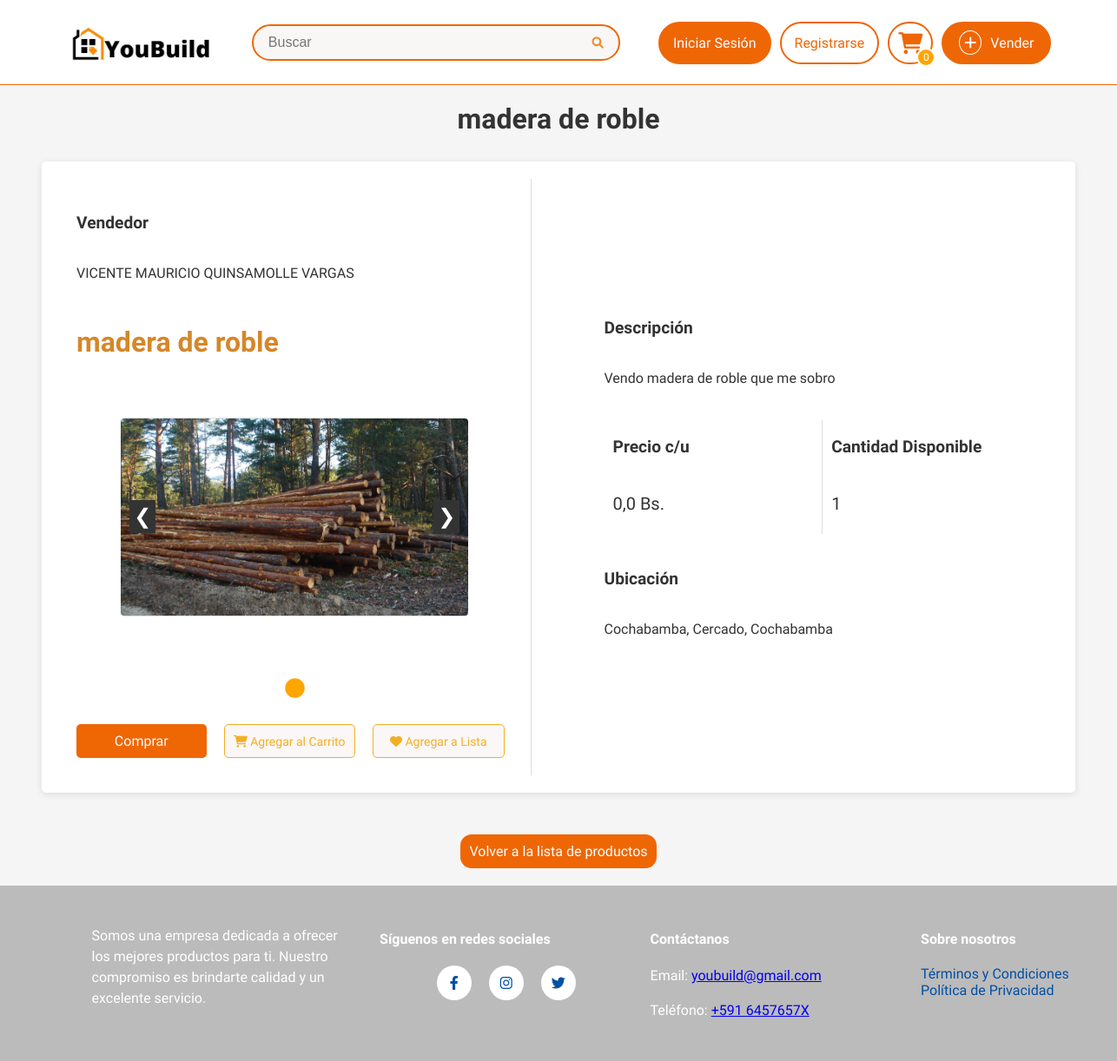
The app's page /producto/5/, older data.
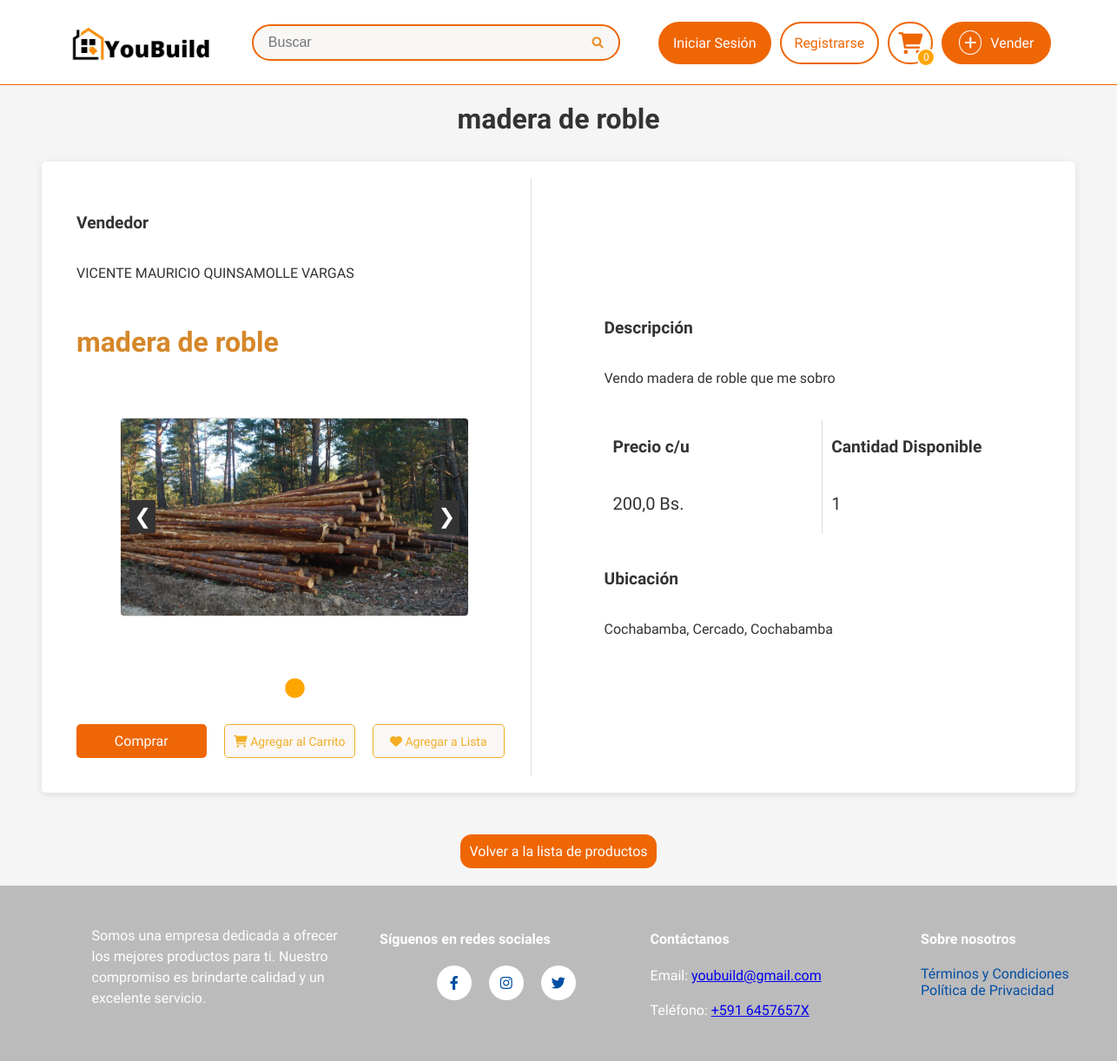
The same page, newer data.
### sistema/models.py (models this page shows, shortened)
class ProductoDb(models.Model):
    ESTADO_CHOICES = [
        ('disponible', 'Disponible'),
        ('promocion', 'En Promoción'),
        ('vendido', 'Vendido'),
    ]
    nombre = models.CharField(max_length=50, verbose_name="Nombre")
    detalle = models.TextField(max_length=500, verbose_name="Detalle")
    precio = models.FloatField(verbose_name="Precio", validators=[MinValueValidator(0.0), MaxValueValidator(99999.9)])
    descuento = models.FloatField(default=0.0, validators=[MinValueValidator(0.0), MaxValueValidator(100.0)], verbose_name="Descuento (%)")
    estado = models.CharField(max_length=10, choices=ESTADO_CHOICES, default='disponible', verbose_name="Estado del Producto")
    fecha_inicio_promocion = models.DateTimeField(null=True, blank=True, verbose_name="Inicio de Promoción")
    fecha_fin_promocion = models.DateTimeField(null=True, blank=True, verbose_name="Fin de Promoción")
    disponible = models.BooleanField(default=True, verbose_name="Disponible para la venta")  # Para activar o desactivar el producto manualmente
    categoria_fk = models.ForeignKey(CategoriaDb, on_delete=models.CASCADE, null=True, blank=True)
    usuario_fk = models.ForeignKey(UsuarioDB, on_delete=models.CASCADE, null=True, blank=True)
    municipio_fk = models.ForeignKey(MunicipioDB, on_delete=models.CASCADE, null=True, blank=True, verbose_name="Municipio")
    direccion_1 = models.CharField(max_length=255, verbose_name="Dirección 1", null=True, blank=True)
    visitas = models.PositiveIntegerField(default=0, verbose_name="Visitas")
    cantidad = models.IntegerField(default=1)
    class Meta:
        db_table = "productos"
        verbose_name = "Producto"
        verbose_name_plural = "Productos"

class UsuarioDB(models.Model):
    user = models.OneToOneField(User, on_delete=models.CASCADE)
    nombre_completo = models.CharField(max_length=50, verbose_name="Nombre completo", null=True)
    municipio_fk = models.ForeignKey('MunicipioDB', on_delete=models.CASCADE, null=True, blank=True)
    direccion_1 = models.CharField(max_length=255, verbose_name="Dirección", null=True)
    telefono = models.CharField(
        max_length=15, verbose_name="Número de celular",
        validators=[RegexValidator(regex=r'^\+?1?\d{9,15}$', message="El número debe estar en el formato: '+59199999999'. Hasta 15 dígitos.")]
    )
    imagen_perfil = models.ImageField(upload_to='perfil/', null=True, blank=True, default='perfil/perfil.png',verbose_name="Foto de perfil")
    qr_imagen = models.ImageField(upload_to='qr/', null=True, blank=True, verbose_name="Código QR")
    intentos_fallidos_password = models.IntegerField(default=0)
    bloqueo_password_hasta = models.DateTimeField(null=True, blank=True)
    class Meta:
        verbose_name = "Perfil de Usuario"
        verbose_name_plural = "Perfiles de Usuarios"

class MunicipioDB(models.Model):
    nombre = models.CharField(max_length=60, verbose_name="Nombre del municipio")
    provincia_fk = models.ForeignKey(ProvinciaDB, on_delete=models.CASCADE, null=True, blank=True)
    class Meta:
        verbose_name = "Municipio"
        verbose_name_plural = "Municipios"
    def __str__(self):
        return self.nombre

class ProvinciaDB(models.Model):
    nombre = models.CharField(max_length=60, verbose_name="Nombre de la provincia")
    departamento_fk = models.ForeignKey(DepartamentoDB, on_delete=models.CASCADE, null=True, blank=True)
    class Meta:
        verbose_name = "Provincia"
        verbose_name_plural = "Provincias"

class DepartamentoDB(models.Model):
    nombre = models.CharField(max_length=60, verbose_name="Nombre del departamento")
    class Meta:
        verbose_name = "Departamento"
        verbose_name_plural = "Departamentos"
    def __str__(self):
        return self.nombre

### sistema/views.py (the view)
# urls.py: path('producto/<int:id>/', producto_view, name='detalle_producto'),
def producto_view(request, id):
    producto = get_object_or_404(ProductoDb, id=id)
    producto.visitas += 1
    producto.save()
    favoritos_ids = []
    if request.user.is_authenticated:
        favoritos_ids = ListaFavoritosDB.objects.filter(usuario=request.user.usuariodb).values_list('producto_id', flat=True)
        print("Productos en favoritos:", list(favoritos_ids))
    template = 'layoutReg.html' if request.user.is_authenticated else 'layout.html'
    return render(request, "detalle_producto.html", {
        "producto": producto,
        "template": template,
        "favoritos_ids": favoritos_ids,
    })

### sistema/context_processors.py (called while the page is built)
def cart_count(request):
    if request.user.is_authenticated:  # Only fetch the cart count for logged-in users
        try:
            usuario = request.user.usuariodb
            cart_count = CarritoProductoDB.objects.filter(carrito_fk__usuario_fk=usuario).aggregate(
                total_quantity=Sum('cantidad')
            )['total_quantity'] or 0
        except UsuarioDB.DoesNotExist:
            cart_count = 0
    else:
        cart_count = 0
    return {'cart_count': cart_count}

def user_profile(request):
    if request.user.is_authenticated:
        return {"usuario": request.user.usuariodb}
    return {}

### sistema/templates/detalle_producto.html (shortened to what this page needs)
<!DOCTYPE html>
{% extends template %}
{% load static %}
{% block extra_styles %}
<link rel="stylesheet" href="{% static 'detalleProd.css' %}" />
<link rel="stylesheet" href="https://cdnjs.cloudflare.com/ajax/libs/font-awesome/6.0.0-beta3/css/all.min.css" />
{% endblock %}
{% block content %}
<div class="titulo">
    <h1> {{ producto.nombre }} </h1>
</div>
<div class="flex-container">
    <div class="column column-left flex-column">
        <h3>Vendedor</h3>
        <p>{{ producto.usuario_fk.nombre_completo }} </p>
        <h3 class="product-name">{{ producto.nombre }}</h3>
        <div class="carousel-productos-container">
            <button class="carousel-productos-button prev" onclick="changeSlide(-1)">&#10094;</button>
            <div class="carousel-productos">
                {% for imagen in producto.imagenes.all %}
                <div class="carousel-productos-item">
                    <img src="{{ imagen.imagen.url }}" alt="Imagen del producto" class="producto-imagen">
                </div>
                {% endfor %}
            </div>
            <button class="carousel-productos-button next" onclick="changeSlide(1)">&#10095;</button>
        </div>
        <div class="carousel-productos-dots">
            {% for imagen in producto.imagenes.all %}
            <span class="dot" onclick="currentSlide({{ forloop.counter0 }})"></span>
            {% endfor %}
        </div>
        <div class="botones button-row">
            <button class="btn" id="btn-comprar" onclick="comprar({{ producto.id }})">Comprar</button>
            <button class="btn add-to-view" id="btn-agregar-carrito" onclick="agregarAlCarrito({{ producto.id }})">
                <i class="fas fa-shopping-cart"></i> Agregar al Carrito
            </button>
            <button
                      class="btn add-to-view"
                      onclick="agregarAFavoritos({{ producto.id }})"
                      id="favorito-btn-{{ producto.id }}">
                      <i class="fas fa-heart"></i>
                      {% if producto.id in favoritos_ids %}
                          En Favoritos
                      {% else %}
                          Agregar a Lista
                      {% endif %}
                  </button>
        </div>
    </div>
    <div class="column column-right flex-column">
        <h3>Descripción</h3>
        <p>{{ producto.detalle }}</p>
        <div class="sub-container">
            <div class="subcolumn1 flex-column column-left">
                <h3>Precio c/u</h3>
                <p class="aux">{{ producto.precio }} Bs.</p>
            </div>
            <div class="subcolumn2 flex-column column-right">
                <h3>Cantidad Disponible</h3>
                <p class="aux">{{ producto.cantidad }}</p>
            </div>
        </div>
        <h3>Ubicación</h3>
        <p>
            {{ producto.usuario_fk.municipio_fk.provincia_fk.departamento_fk }},
            {{ producto.usuario_fk.municipio_fk.provincia_fk.nombre }},
            {{ producto.usuario_fk.municipio_fk }}
        </p>
    </div>
</div>
<button class="btn volver-a-lista" style="max-width: fit-content;" onclick="volverALista()">Volver a la lista de
    productos</button>
{% endblock %}

Row changes from the older to the newer data that the page shows:
changed ProductoDb "madera de roble": precio "0,0" → "200,0"
